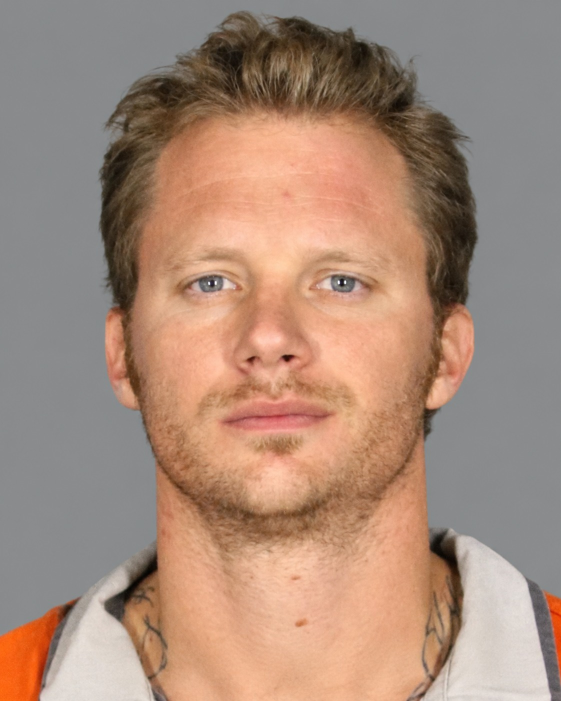
#> input picture Spot the Dangerous Criminal/img/aligned/p01.jpg, 1122 x 1402 px (shown at 1/2 size); its folder holds 4 pictures in this run
$ python pack.py
#> lines starting #> are read from the running program, lines starting #| are printed output that depends on the picture
#!/usr/bin/env python3
"""Re-encode img/aligned/*.png into the web-sized img/faces/*.jpg the game loads.

Run this after dropping ChatGPT's normalized mugshots into img/aligned/
(same pNN.png filenames):

    python3 tools/pack.py
"""
import os
from PIL import Image

ROOT = os.path.dirname(os.path.dirname(os.path.abspath(__file__)))
SRC  = os.path.join(ROOT, "img", "aligned")
DST  = os.path.join(ROOT, "img", "faces")

# The game draws each photo 222 CSS px wide, so 400 px covers a retina screen
# and still holds up when the iframe is scaled onto a projector. Dropping much
# below this starts to look soft in a lecture hall.
SIZE    = (400, 500)
QUALITY = 82

os.makedirs(DST, exist_ok=True)
total = 0
for name in sorted(os.listdir(SRC)):
    if not name.lower().endswith((".png", ".jpg", ".jpeg", ".webp")):
        continue
    im = Image.open(os.path.join(SRC, name)).convert("RGB")
#> im is the input picture: PIL image 1122x1402 RGB; mean R, G, B 167.4, 138.4, 121.6
    if im.size != SIZE:
        im = im.resize(SIZE, Image.LANCZOS)
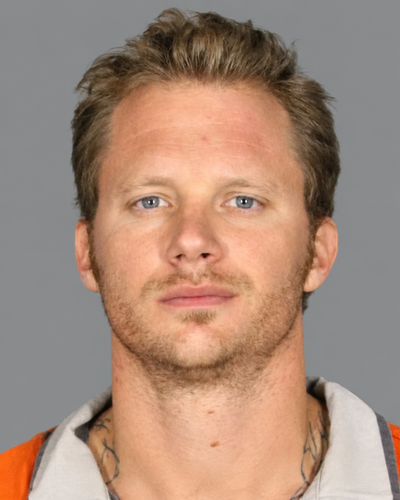
#> im: PIL image 400x500 RGB; mean R, G, B 167.4, 138.4, 121.6
    out = os.path.join(DST, os.path.splitext(name)[0] + ".jpg")
    im.save(out, "JPEG", quality=QUALITY, optimize=True, progressive=True)
    kb = os.path.getsize(out) / 1024
    total += kb
    print("%s  %dx%d  %5.1f KB" % (os.path.basename(out), im.width, im.height, kb))
#| p01.jpg  400x500   23.5 KB
#> pass 2 of the loop `for name in sorted(os.listdir(SRC)):`:
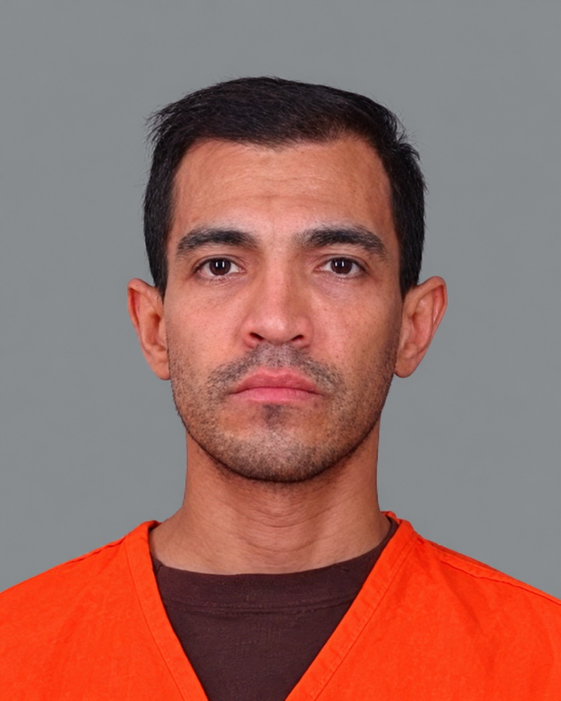
#> input picture Spot the Dangerous Criminal/img/aligned/p02.jpg, 1122 x 1402 px (shown at 1/2 size)
#> im is the input picture: PIL image 1122x1402 RGB; mean R, G, B 153.6, 107.4, 99.9
#> `im = im.resize(SIZE, Image.LANCZOS)`:
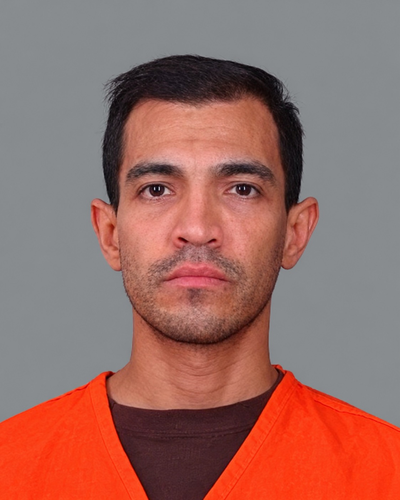
#> im: PIL image 400x500 RGB; mean R, G, B 153.6, 107.4, 99.9
#| p02.jpg  400x500   20.6 KB
#> pass 3 of the loop `for name in sorted(os.listdir(SRC)):`:
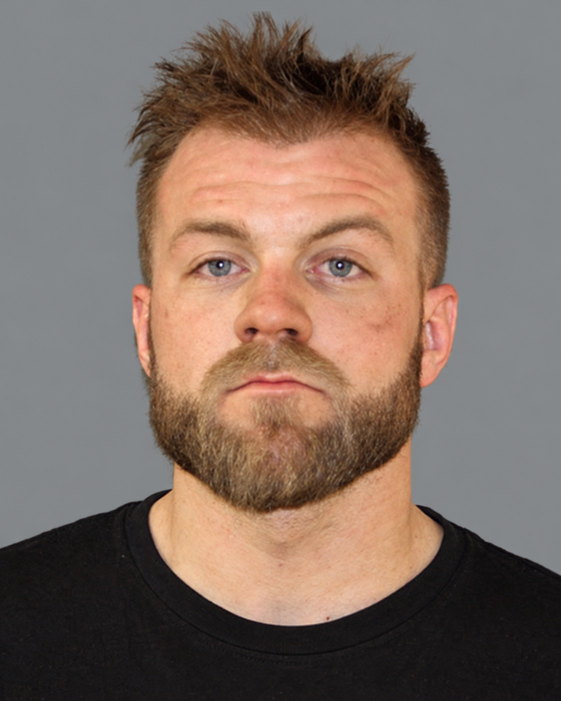
#> input picture Spot the Dangerous Criminal/img/aligned/p03.jpg, 1122 x 1402 px (shown at 1/2 size)
#> im is the input picture: PIL image 1122x1402 RGB; mean R, G, B 128.2, 109.7, 99.5
#> `im = im.resize(SIZE, Image.LANCZOS)`:
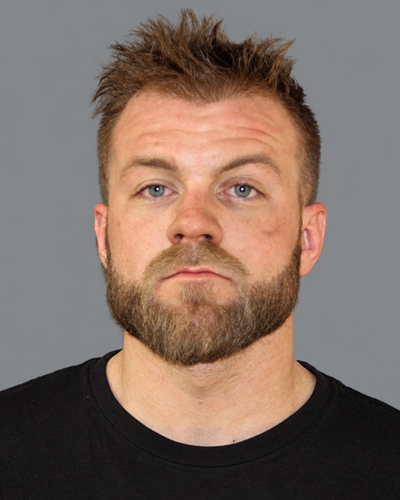
#> im: PIL image 400x500 RGB; mean R, G, B 128.2, 109.7, 99.5
#| p03.jpg  400x500   22.5 KB
#> the loop made 4 passes; the first 3 are shown
print("%d files, %.0f KB total" % (len(os.listdir(DST)), total))
